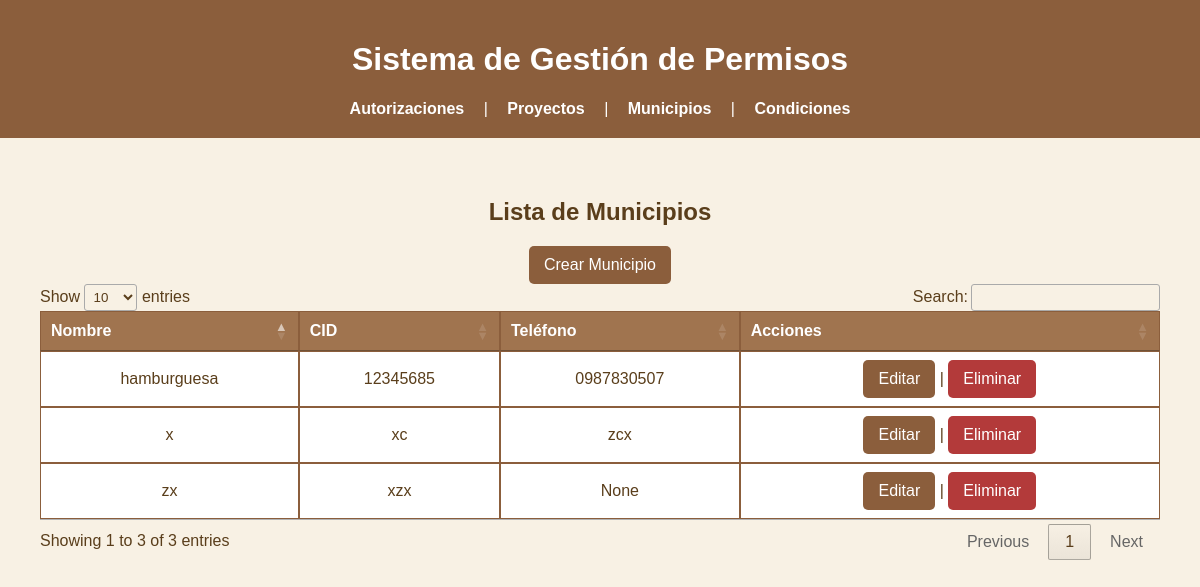
The page /autorizaciones/municipios/ on the database its author committed.
### autorizaciones/models.py (models this page shows, shortened)
class Municipio(models.Model):
    nombre = models.CharField(max_length=255)
    cid = models.CharField(max_length=20, unique=True)  # ID único
    telefono = models.CharField(max_length=20, blank=True, null=True)  # Teléfono opcional
    proyectos = models.ManyToManyField('Proyecto', related_name='municipios', blank=True)  # Relación con proyectos

### autorizaciones/views.py (the view)
# urls.py: path('municipios/', lista_municipios, name='lista_municipios'),
def lista_municipios(request):
    municipios = Municipio.objects.all()
    return render(request, 'municipio/municipio_lista.html', {'municipios': municipios})

### autorizaciones/templates/municipio/municipio_lista.html (shortened to what this page needs)
{% extends 'base.html' %}
{% block content %}
<!DOCTYPE html>
<html lang="es">
<head>
    <link rel="stylesheet"  href="//cdn.datatables.net/2.2.1/css/dataTables.dataTables.min.css">
    <link rel="stylesheet"  href="//cdn.datatables.net/2.2.1/css/dataTables.dataTables.min.css">
    <link rel="stylesheet">
</head>
<body>
    <main>
        <section>
            <h2>Lista de Municipios</h2>
            <a href="{% url 'crear_municipio' %}" class="btn">Crear Municipio</a>
            <table class="table table-bordered table-striped table-hover" id="tbl_municipio">
                <thead>
                    <tr>
                        <th>Nombre</th>
                        <th>CID</th>
                        <th>Teléfono</th>
                        <th>Acciones</th>
                    </tr>
                </thead>
                <tbody>
                    {% for municipio in municipios %}
                    <tr>
                        <td>{{ municipio.nombre }}</td>
                        <td>{{ municipio.cid }}</td>
                        <td>{{ municipio.telefono }}</td>
                        <td>
                            <a href="{% url 'editar_municipio' municipio.pk %}" class="btn">Editar</a> |
                            <a href="{% url 'eliminar_municipio' municipio.pk %}" class="btn btn-danger">Eliminar</a>
                        </td>
                    </tr>
                    {% endfor %}
                </tbody>
            </table>
        </section>
    </main>
</body>
</html>
{% endblock %}

### autorizaciones/templates/base.html (style rules this page uses)
body { font-family: Arial, sans-serif; background-color: #f8f1e4; color: #5a3e1b; margin: 0; padding: 0; text-align: center; }
main { padding: 20px; }
table { width: 100%; border-collapse: collapse; margin-top: 20px; background-color: white; }
th, td { border: 1px solid #8b5e3c; padding: 10px; text-align: center; }
th { background-color: #a0744f; color: white; }

### autorizaciones/templates/municipio/municipio_lista.html (style rules this page uses)
.btn { display: inline-block; padding: 10px 15px; background-color: #8b5e3c; color: white; text-decoration: none; border-radius: 5px; transition: background-color 0.3s ease; }
.btn-danger { background-color: #b33a3a; }

### rows shown on the page
Municipio: nombre "hamburguesa", cid "12345685", telefono "0987830507"
Municipio: nombre "zx", cid "xzx", telefono "None"
Municipio: nombre "x", cid "xc", telefono "zcx"
